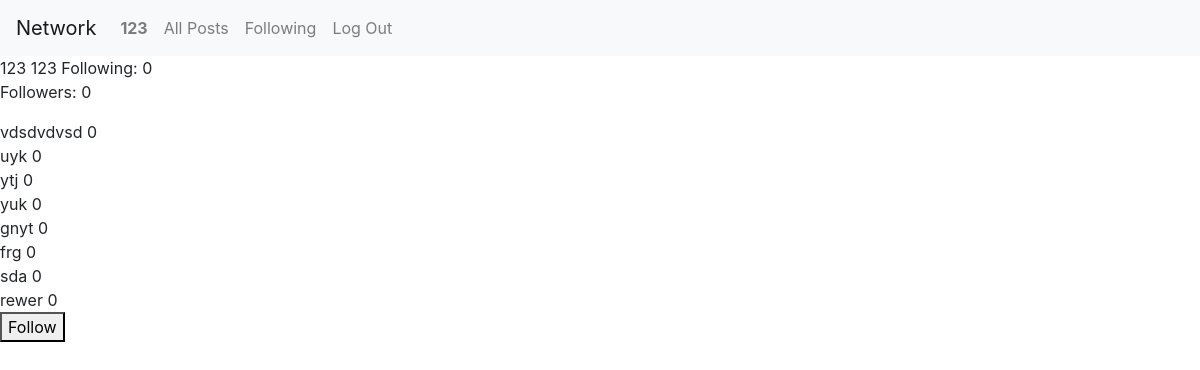
The app's page /profile/2/ (signed in) with its own data.
### network/models.py (models this page shows)
class User(AbstractUser):
    followers = models.ManyToManyField("self", related_name="followers")
    follow = models.ManyToManyField("self", related_name="follows")
    def no_of_followers(self):
        return self.followers.count()
    def no_of_follows(self):
        return self.follow.count()

class Create(models.Model):
    owner = models.ForeignKey(User, on_delete=models.CASCADE, related_name="owner",null=False)
    createdOn = models.DateTimeField(auto_now_add=True, auto_now=False)
    modifiedOn = models.DateTimeField(auto_now=True)
    post = models.TextField()
    like = models.ManyToManyField(User, related_name='like')
    def number_of_likes(self):
        return self.like.count()

### network/views.py (the view)
# urls.py: path("profile/<int:id>/", views.profile, name="profile"),
def profile(request, id):
    profile = User.objects.get(id=id)
    username = profile.username
    followers = profile.no_of_followers
    follow = profile.no_of_follows
    posts = Create.objects.filter(owner=id).order_by('-createdOn')
    user = User.objects.get(username=request.user)
    if request.method == 'POST':
        if user.followers.filter(username=username).exists():
            user.followers.remove(id)
            status = 'Follow'
        else:
            user.followers.add(id)
            status = 'Following'
        data = {'status': status}
        return JsonResponse(data, safe=False)
    else:
        if not user.followers.filter(username=username).exists():
            status = 'Follow'
        else:
            status = 'Following'
        return render(request, "network/profile.html", {
            "username":username,
            "followers": followers,
            "follow":follow,
            "posts": posts,
            "user": user,
            "status": status,
            "id":id,
        })

### network/templates/network/profile.html (shortened to what this page needs)
{% extends "network/layout.html" %}
{% block body %}
    {{ username }}
    {{ request.user }}
    Following: {{ follow }}
    <p >
        Followers: <span id="followers">{{ followers }}</span>
    </p>
    {% for post in posts %}
    <div>
        {{ post.post }}
        {{ post.number_of_likes }}
    </div>
    {% endfor %}
    {% if request.user != username %}
    <form method="post">
        <button name="follow" id="follow" >{{ status }}</button>
    </form>
    {% endif %}
{% endblock %}

### network/templates/network/layout.html (shortened to what this page needs)
{% load static %}
<!DOCTYPE html>
<html lang="en">
    <head>
        <link rel="stylesheet" href="https://stackpath.bootstrapcdn.com/bootstrap/4.4.1/css/bootstrap.min.css">
        <link href="{% static 'network/styles.css' %}" rel="stylesheet">
    </head>
    <body>
        <nav class="navbar navbar-expand-lg navbar-light bg-light">
            <a class="navbar-brand" href="#">Network</a>
            <div>
              <ul class="navbar-nav mr-auto">
                {% if user.is_authenticated %}
                    <li class="nav-item">
                        <a class="nav-link" href="#"><strong>{{ user.username }}</strong></a>
                    </li>
                {% endif %}
                <li class="nav-item">
                  <a class="nav-link" href="{% url 'index' %}">All Posts</a>
                </li>
                {% if user.is_authenticated %}
                    <li class="nav-item">
                        <a class="nav-link" href="#">Following</a>
                    </li>
                    <li class="nav-item">
                        <a class="nav-link" href="{% url 'logout' %}">Log Out</a>
                    </li>
                {% endif %}
              </ul>
            </div>
          </nav>
        <div class="body">
            {% block body %}
            {% endblock %}
        </div>
    </body>
</html>

### records on screen
User: username "123", user "123", id "0"
Create: post "vdsdvdvsd", number_of_likes "0"
Create: post "uyk", number_of_likes "0"
Create: post "ytj", number_of_likes "0"
Create: post "yuk", number_of_likes "0"
Create: post "gnyt", number_of_likes "0"
Create: post "frg", number_of_likes "0"
Create: post "sda", number_of_likes "0"
Create: post "rewer", number_of_likes "0"

### other values on screen
{{ status }} "Follow"
